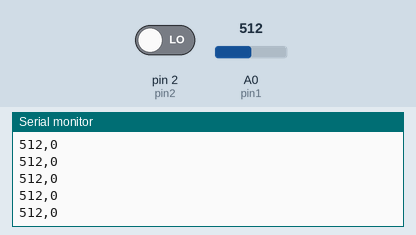
This sketch was run on a simulated Arduino Uno, built with avr-gcc and run on an emulated ATmega328P. Parts: the last lines printed to the serial monitor. Inputs (shaded band) come from the test bench; at power-on: A0 (pin1) = 512, pin 2 (pin2) LOW.

Above: at 1.2 s.
1.3 s: A0 (pin1) set to 716
At 1.8 s:
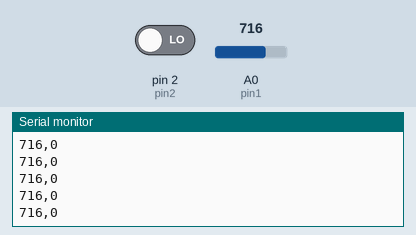
2.8 s: pin 2 (pin2) driven HIGH
At 3.4 s:
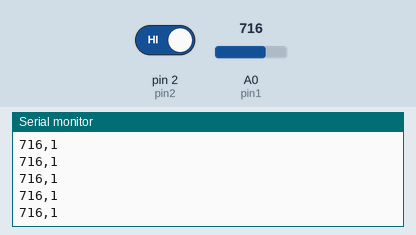
4.3 s: A0 (pin1) set to 900
At 5.0 s:
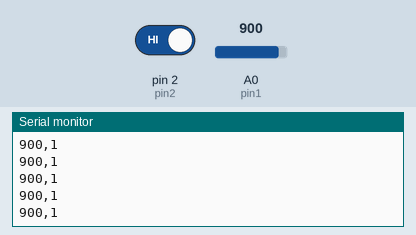
5.8 s: pin 2 (pin2) driven LOW
At 6.6 s:
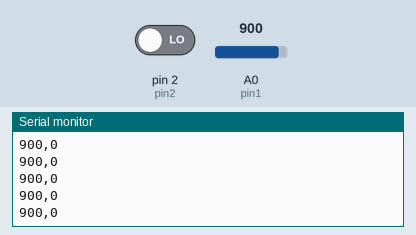
Timing chart, 0 to 8.8 s (numbered marks = the images above; inputs shaded):
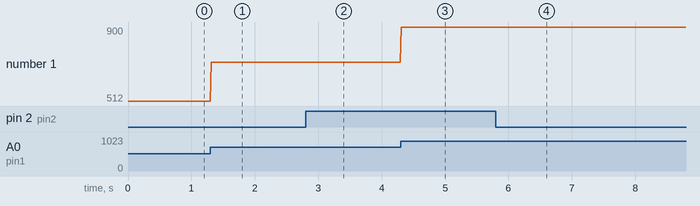

Measured:
- after the input at 1.3 s, the serial monitor: prints a new line at once (image 1)
- after the input at 2.8 s, the serial monitor: prints a new line at once (image 2)
- after the input at 4.3 s, the serial monitor: prints a new line at once (image 3)
- after the input at 5.8 s, the serial monitor: prints a new line at once (image 4)
- plotted number 1: 512 → 716 after the input at 1.3 s, 716 → 900 after the input at 4.3 s

The sketch:

PotencyBoton.ino
```cpp
int pin1=A0;
int pin2=2;

int data1;
int data2;
void setup() {

Serial.begin(9600);
pinMode(pin1,INPUT);
pinMode(pin2, INPUT);
}


void loop(){
data1= analogRead(pin1);
data2=digitalRead(pin2);

Serial.print(data1);
Serial.print(",");
Serial.println(data2);
Serial.flush();
delay(10);

}
```
